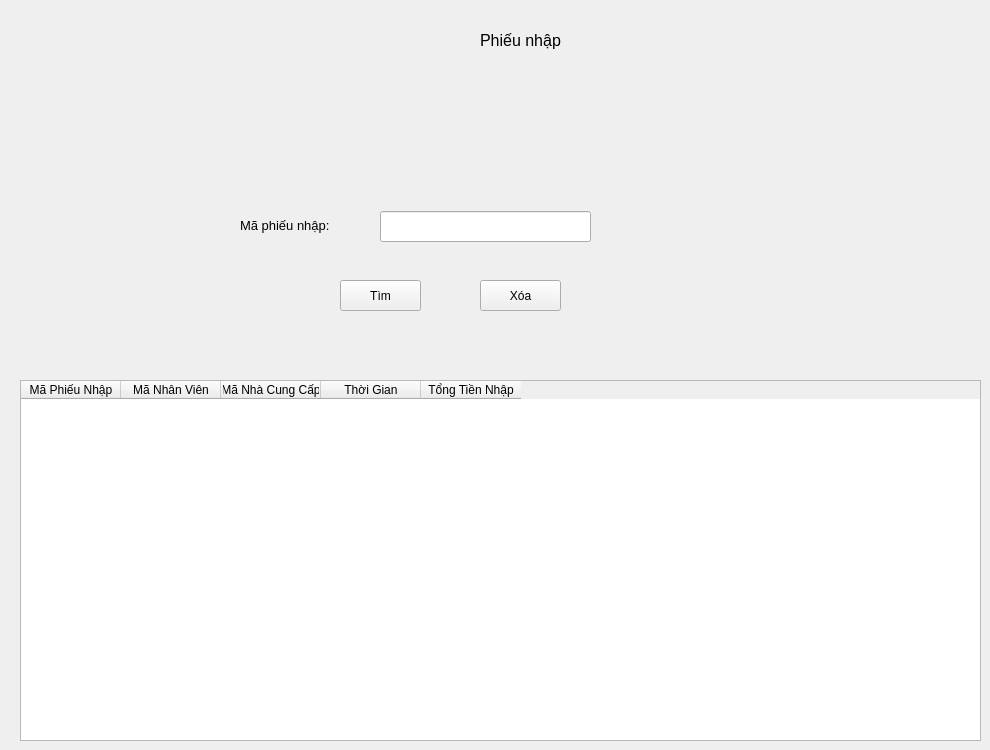
   <widget class="QWidget" name="screen_phieunhap">
    <widget class="QLabel" name="label_7">
     <property name="geometry">
      <rect>
       <x>480</x>
       <y>20</y>
       <width>121</width>
       <height>41</height>
      </rect>
     </property>
     <property name="font">
      <font>
       <pointsize>12</pointsize>
      </font>
     </property>
     <property name="text">
      <string>Phiếu nhập</string>
     </property>
    </widget>
    <widget class="QTableWidget" name="tablephieunhap">
     <property name="geometry">
      <rect>
       <x>20</x>
       <y>380</y>
       <width>961</width>
       <height>361</height>
      </rect>
     </property>
     <column>
      <property name="text">
       <string>Mã Phiếu Nhập</string>
      </property>
     </column>
     <column>
      <property name="text">
       <string>Mã Nhân Viên</string>
      </property>
     </column>
     <column>
      <property name="text">
       <string>Mã Nhà Cung Cấp</string>
      </property>
     </column>
     <column>
      <property name="text">
       <string>Thời Gian</string>
      </property>
     </column>
     <column>
      <property name="text">
       <string>Tổng Tiền Nhập</string>
      </property>
     </column>
    </widget>
    <widget class="QPushButton" name="btntimphieunhap">
     <property name="geometry">
      <rect>
       <x>340</x>
       <y>280</y>
       <width>81</width>
       <height>31</height>
      </rect>
     </property>
     <property name="text">
      <string>Tìm</string>
     </property>
    </widget>
    <widget class="QPushButton" name="brnxoaphieunhap">
     <property name="geometry">
      <rect>
       <x>480</x>
       <y>280</y>
       <width>81</width>
       <height>31</height>
      </rect>
     </property>
     <property name="text">
      <string>Xóa</string>
     </property>
    </widget>
    <widget class="QLabel" name="label_34">
     <property name="geometry">
      <rect>
       <x>240</x>
       <y>210</y>
       <width>131</width>
       <height>31</height>
      </rect>
     </property>
     <property name="font">
      <font>
       <pointsize>10</pointsize>
      </font>
     </property>
     <property name="text">
      <string>Mã phiếu nhập:</string>
     </property>
    </widget>
    <widget class="QLineEdit" name="txtmaphieunhap">
     <property name="geometry">
      <rect>
       <x>380</x>
       <y>211</y>
       <width>211</width>
       <height>31</height>
      </rect>
     </property>
    </widget>
   </widget>
